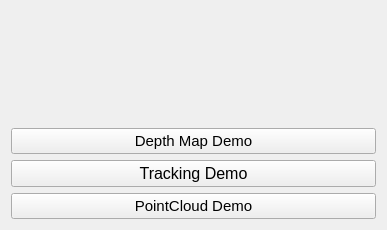
<?xml version="1.0" encoding="UTF-8"?>
<ui version="4.0">
 <class>dsdemoClass</class>
 <widget class="QMainWindow" name="dsdemoClass">
  <property name="geometry">
   <rect>
    <x>0</x>
    <y>0</y>
    <width>387</width>
    <height>230</height>
   </rect>
  </property>
  <property name="sizePolicy">
   <sizepolicy hsizetype="Fixed" vsizetype="Fixed">
    <horstretch>0</horstretch>
    <verstretch>0</verstretch>
   </sizepolicy>
  </property>
  <property name="windowTitle">
   <string>Depthstream Demo</string>
  </property>
  <property name="windowIcon">
   <iconset>
    <normaloff>D:/Scratch/stereo-camera_318-100805.jpg</normaloff>D:/Scratch/stereo-camera_318-100805.jpg</iconset>
  </property>
  <property name="autoFillBackground">
   <bool>false</bool>
  </property>
  <widget class="QWidget" name="centralWidget">
   <layout class="QVBoxLayout" name="verticalLayout">
    <item>
     <widget class="QLabel" name="depthstream_label">
      <property name="text">
       <string/>
      </property>
      <property name="pixmap">
       <pixmap>D:/Dropbox/Documents/Thesis/label.png</pixmap>
      </property>
      <property name="scaledContents">
       <bool>true</bool>
      </property>
     </widget>
    </item>
    <item>
     <widget class="QPushButton" name="depthmap_demo_button">
      <property name="font">
       <font>
        <family>Segoe UI</family>
        <pointsize>11</pointsize>
       </font>
      </property>
      <property name="text">
       <string>Depth Map Demo</string>
      </property>
     </widget>
    </item>
    <item>
     <widget class="QPushButton" name="tracking_demo_button">
      <property name="font">
       <font>
        <family>Segoe UI</family>
        <pointsize>12</pointsize>
       </font>
      </property>
      <property name="text">
       <string>Tracking Demo</string>
      </property>
     </widget>
    </item>
    <item>
     <widget class="QPushButton" name="pointcloud_demo_button">
      <property name="font">
       <font>
        <family>Segoe UI</family>
        <pointsize>11</pointsize>
       </font>
      </property>
      <property name="text">
       <string>PointCloud Demo</string>
      </property>
     </widget>
    </item>
   </layout>
  </widget>
 </widget>
 <layoutdefault spacing="6" margin="11"/>
 <resources>
  <include location="dsdemo.qrc"/>
 </resources>
 <connections/>
</ui>
